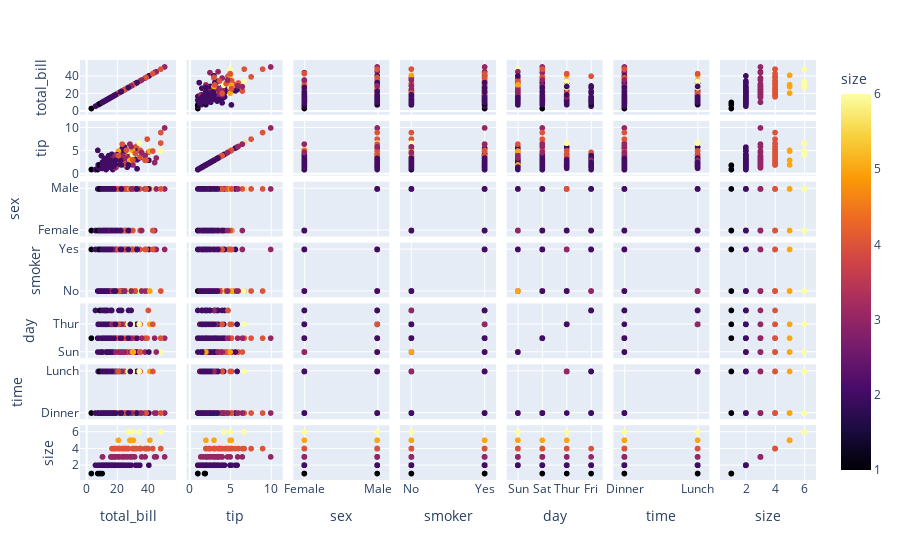

The code cell stored with this chart in its notebook:
### Code cell
df = px.data.tips()
fig = px.scatter_matrix(df, color="size", color_continuous_scale=px.colors.sequential.Inferno)
fig.show()

### Figure 1 — Plotly figure (JSON) as saved in the notebook; plotly's stock layout.template omitted (floating-point values rounded to 4 significant figures; data arrays with more than 128 entries replaced by an {"elided": "..."} marker saying what was removed)
{"data": [{"dimensions": [{"axis": {"matches": true}, "label": "total_bill", "values": {"elided": "244 float values"}}, {"axis": {"matches": true}, "label": "tip", "values": {"elided": "244 float values"}}, {"axis": {"matches": true}, "label": "sex", "values": {"elided": "244 str values"}}, {"axis": {"matches": true}, "label": "smoker", "values": {"elided": "244 str values"}}, {"axis": {"matches": true}, "label": "day", "values": {"elided": "244 str values"}}, {"axis": {"matches": true}, "label": "time", "values": {"elided": "244 str values"}}, {"axis": {"matches": true}, "label": "size", "values": {"elided": "244 int values"}}], "hovertemplate": "%{xaxis.title.text}=%{x}<br>%{yaxis.title.text}=%{y}<br>size=%{marker.color}<extra></extra>", "legendgroup": "", "marker": {"color": {"elided": "244 int values"}, "coloraxis": "coloraxis", "symbol": "circle"}, "name": "", "showlegend": false, "type": "splom"}], "layout": {"coloraxis": {"colorbar": {"title": {"text": "size"}}, "colorscale": [[0, "#000004"], [0.1111, "#1b0c41"], [0.2222, "#4a0c6b"], [0.3333, "#781c6d"], [0.4444, "#a52c60"], [0.5556, "#cf4446"], [0.6667, "#ed6925"], [0.7778, "#fb9b06"], [0.8889, "#f7d13d"], [1, "#fcffa4"]]}, "dragmode": "select", "legend": {"tracegroupgap": 0}, "margin": {"t": 60}}}
